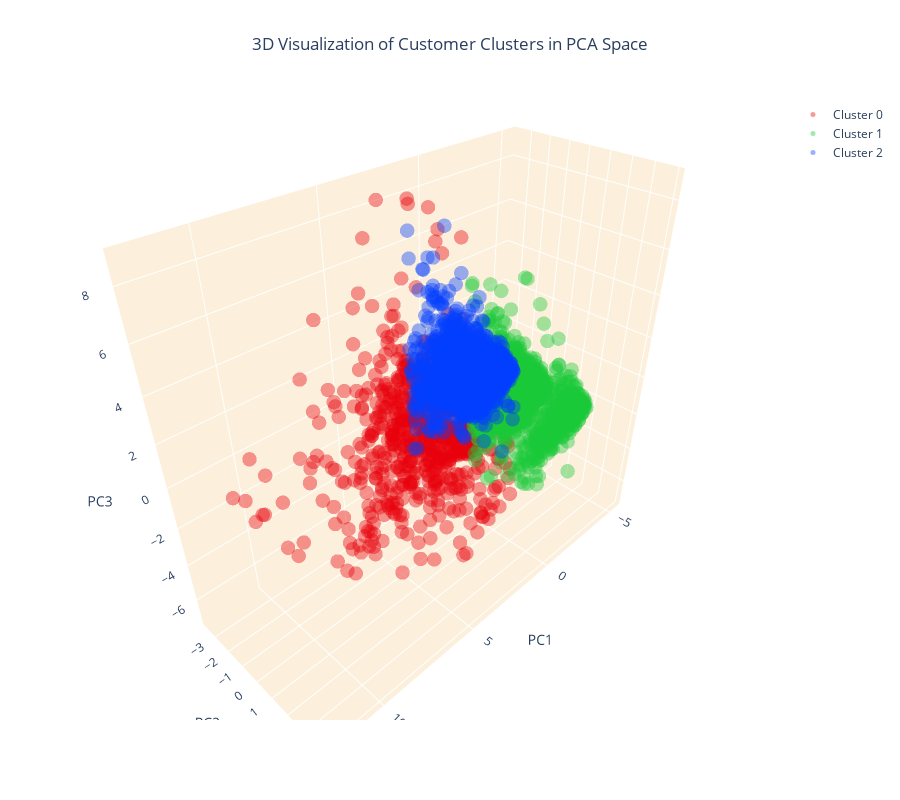

Here is the notebook cell this chart was saved with:
### Code cell
# Create separate data frames for each cluster
cluster_0 = customer_data_pca[customer_data_pca['cluster'] == 0]
cluster_1 = customer_data_pca[customer_data_pca['cluster'] == 1]
cluster_2 = customer_data_pca[customer_data_pca['cluster'] == 2]

# Create a 3D scatter plot
fig = go.Figure()

# Add data points for each cluster separately and specify the color
fig.add_trace(go.Scatter3d(x=cluster_0['PC1'], y=cluster_0['PC2'], z=cluster_0['PC3'], 
                           mode='markers', marker=dict(color=colors[0], size=5, opacity=0.4), name='Cluster 0'))
fig.add_trace(go.Scatter3d(x=cluster_1['PC1'], y=cluster_1['PC2'], z=cluster_1['PC3'], 
                           mode='markers', marker=dict(color=colors[1], size=5, opacity=0.4), name='Cluster 1'))
fig.add_trace(go.Scatter3d(x=cluster_2['PC1'], y=cluster_2['PC2'], z=cluster_2['PC3'], 
                           mode='markers', marker=dict(color=colors[2], size=5, opacity=0.4), name='Cluster 2'))

# Set the title and layout details
fig.update_layout(
    title=dict(text='3D Visualization of Customer Clusters in PCA Space', x=0.5),
    scene=dict(
        xaxis=dict(backgroundcolor="#fcf0dc", gridcolor='white', title='PC1'),
        yaxis=dict(backgroundcolor="#fcf0dc", gridcolor='white', title='PC2'),
        zaxis=dict(backgroundcolor="#fcf0dc", gridcolor='white', title='PC3'),
    ),
    width=900,
    height=800
)

# Show the plot
fig.show()

### Figure 1 — Plotly figure (JSON) as saved in the notebook; plotly's stock layout.template omitted (floating-point values rounded to 4 significant figures; data arrays with more than 128 entries replaced by an {"elided": "..."} marker saying what was removed)
{"data": [{"marker": {"color": "#e8000b", "opacity": 0.4, "size": 5}, "mode": "markers", "name": "Cluster 0", "type": "scatter3d", "x": {"elided": "736 float values"}, "y": {"elided": "736 float values"}, "z": {"elided": "736 float values"}}, {"marker": {"color": "#1ac938", "opacity": 0.4, "size": 5}, "mode": "markers", "name": "Cluster 1", "type": "scatter3d", "x": {"elided": "1656 float values"}, "y": {"elided": "1656 float values"}, "z": {"elided": "1656 float values"}}, {"marker": {"color": "#023eff", "opacity": 0.4, "size": 5}, "mode": "markers", "name": "Cluster 2", "type": "scatter3d", "x": {"elided": "1675 float values"}, "y": {"elided": "1675 float values"}, "z": {"elided": "1675 float values"}}], "layout": {"height": 800, "scene": {"xaxis": {"backgroundcolor": "#fcf0dc", "gridcolor": "white", "title": {"text": "PC1"}}, "yaxis": {"backgroundcolor": "#fcf0dc", "gridcolor": "white", "title": {"text": "PC2"}}, "zaxis": {"backgroundcolor": "#fcf0dc", "gridcolor": "white", "title": {"text": "PC3"}}}, "title": {"text": "3D Visualization of Customer Clusters in PCA Space", "x": 0.5}, "width": 900}}
